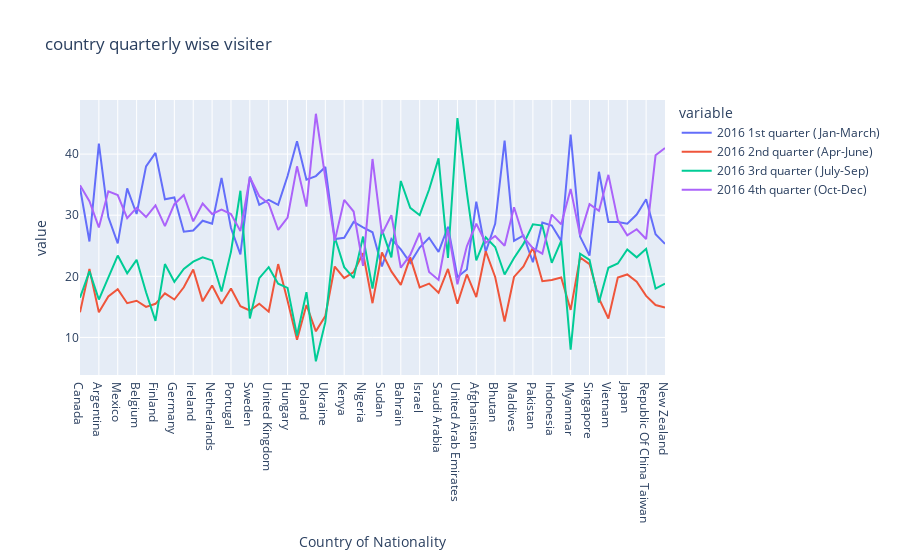

Notebook code cell kept with this figure:
### Code cell
cols = ['2016 1st quarter (Jan-March) ','2016 2nd quarter (Apr-June)', '2016 3rd quarter (July-Sep) ', '2016 4th quarter (Oct-Dec) ']
px.line(df, df.index, cols, title='country quarterly wise visiter')

### Figure 1 — Plotly figure (JSON) as saved in the notebook; plotly's stock layout.template omitted (floating-point values rounded to 4 significant figures)
{"data": [{"hovertemplate": "variable=2016 1st quarter (Jan-March) <br>Country of Nationality=%{x}<br>value=%{y}<extra></extra>", "legendgroup": "2016 1st quarter (Jan-March) ", "line": {"color": "#636efa", "dash": "solid"}, "marker": {"symbol": "circle"}, "mode": "lines", "name": "2016 1st quarter (Jan-March) ", "orientation": "v", "showlegend": true, "type": "scatter", "x": ["Canada", "United States Of America", "Argentina", "Brazil", "Mexico", "Austria", "Belgium", "Denmark", "Finland", "France", "Germany", "Greece", "Ireland", "Italy", "Netherlands", "Norway", "Portugal", "Spain", "Sweden", "Switzerland", "United Kingdom", "Czech Rep.", "Hungary", "Kazakhstan", "Poland", "Russian Federation", "Ukraine", "Egypt", "Kenya", "Mauritius", "Nigeria", "South Africa", "Sudan", "Tanzania", "Bahrain", "Iraq", "Israel", "Oman", "Saudi Arabia", "Turkey", "United Arab Emirates", "Yemen", "Afghanistan", "Bangladesh", "Bhutan", "Iran", "Maldives", "Nepal", "Pakistan", "Sri Lanka", "Indonesia", "Malaysia", "Myanmar", "Philippines", "Singapore", "Thailand", "Vietnam", "China", "Japan", "Korea (Republic Of ", "Republic Of China Taiwan", "Australia", "New Zealand"], "xaxis": "x", "y": [34.5, 25.7, 41.7, 29.7, 25.4, 34.4, 30.2, 38, 40.2, 32.6, 32.9, 27.3, 27.5, 29.1, 28.6, 36.1, 27.9, 23.6, 36.3, 31.7, 32.5, 31.7, 36.4, 42.1, 35.8, 36.4, 37.9, 26.1, 26.3, 28.9, 28, 27.2, 21.6, 26.1, 24.4, 22.2, 24.7, 26.3, 24, 28.1, 19.9, 21.1, 32.2, 24, 28.6, 42.2, 25.8, 26.7, 22.3, 28.8, 28.3, 25.8, 43.2, 26.5, 23.4, 37.1, 28.9, 28.9, 28.6, 30.1, 32.6, 26.9, 25.3], "yaxis": "y"}, {"hovertemplate": "variable=2016 2nd quarter (Apr-June)<br>Country of Nationality=%{x}<br>value=%{y}<extra></extra>", "legendgroup": "2016 2nd quarter (Apr-June)", "line": {"color": "#EF553B", "dash": "solid"}, "marker": {"symbol": "circle"}, "mode": "lines", "name": "2016 2nd quarter (Apr-June)", "orientation": "v", "showlegend": true, "type": "scatter", "x": ["Canada", "United States Of America", "Argentina", "Brazil", "Mexico", "Austria", "Belgium", "Denmark", "Finland", "France", "Germany", "Greece", "Ireland", "Italy", "Netherlands", "Norway", "Portugal", "Spain", "Sweden", "Switzerland", "United Kingdom", "Czech Rep.", "Hungary", "Kazakhstan", "Poland", "Russian Federation", "Ukraine", "Egypt", "Kenya", "Mauritius", "Nigeria", "South Africa", "Sudan", "Tanzania", "Bahrain", "Iraq", "Israel", "Oman", "Saudi Arabia", "Turkey", "United Arab Emirates", "Yemen", "Afghanistan", "Bangladesh", "Bhutan", "Iran", "Maldives", "Nepal", "Pakistan", "Sri Lanka", "Indonesia", "Malaysia", "Myanmar", "Philippines", "Singapore", "Thailand", "Vietnam", "China", "Japan", "Korea (Republic Of ", "Republic Of China Taiwan", "Australia", "New Zealand"], "xaxis": "x", "y": [14.1, 21.2, 14.1, 16.7, 17.9, 15.6, 16, 15, 15.5, 17.2, 16.2, 18.2, 21.1, 15.9, 18.5, 15.5, 18, 15.1, 14.4, 15.5, 14.2, 22, 16, 9.6, 15.3, 11, 13.5, 21.6, 19.7, 20.7, 23.8, 15.6, 23.9, 20.8, 18.6, 23.1, 18.2, 18.8, 17.3, 21.2, 15.5, 20.3, 16.6, 24.1, 19.9, 12.6, 19.9, 21.6, 24.7, 19.2, 19.4, 19.8, 14.5, 23.1, 22, 16.4, 13.1, 19.8, 20.3, 19.1, 16.8, 15.3, 14.9], "yaxis": "y"}, {"hovertemplate": "variable=2016 3rd quarter (July-Sep) <br>Country of Nationality=%{x}<br>value=%{y}<extra></extra>", "legendgroup": "2016 3rd quarter (July-Sep) ", "line": {"color": "#00cc96", "dash": "solid"}, "marker": {"symbol": "circle"}, "mode": "lines", "name": "2016 3rd quarter (July-Sep) ", "orientation": "v", "showlegend": true, "type": "scatter", "x": ["Canada", "United States Of America", "Argentina", "Brazil", "Mexico", "Austria", "Belgium", "Denmark", "Finland", "France", "Germany", "Greece", "Ireland", "Italy", "Netherlands", "Norway", "Portugal", "Spain", "Sweden", "Switzerland", "United Kingdom", "Czech Rep.", "Hungary", "Kazakhstan", "Poland", "Russian Federation", "Ukraine", "Egypt", "Kenya", "Mauritius", "Nigeria", "South Africa", "Sudan", "Tanzania", "Bahrain", "Iraq", "Israel", "Oman", "Saudi Arabia", "Turkey", "United Arab Emirates", "Yemen", "Afghanistan", "Bangladesh", "Bhutan", "Iran", "Maldives", "Nepal", "Pakistan", "Sri Lanka", "Indonesia", "Malaysia", "Myanmar", "Philippines", "Singapore", "Thailand", "Vietnam", "China", "Japan", "Korea (Republic Of ", "Republic Of China Taiwan", "Australia", "New Zealand"], "xaxis": "x", "y": [16.5, 20.8, 16.2, 19.7, 23.4, 20.5, 22.7, 17.4, 12.7, 22, 19.1, 21.2, 22.4, 23.1, 22.6, 17.5, 24, 34, 13.1, 19.7, 21.5, 18.8, 18.1, 10.3, 17.4, 6.1, 12.5, 26.4, 21.5, 19.7, 26.5, 18, 27.6, 23.1, 35.6, 31.2, 30, 34.2, 39.3, 23, 45.9, 33.7, 22.6, 26.4, 24.8, 20.3, 23, 25.3, 28.5, 28.3, 22.2, 25.8, 8, 23.7, 22.7, 15.7, 21.4, 22.1, 24.4, 23.1, 24.5, 18, 18.8], "yaxis": "y"}, {"hovertemplate": "variable=2016 4th quarter (Oct-Dec) <br>Country of Nationality=%{x}<br>value=%{y}<extra></extra>", "legendgroup": "2016 4th quarter (Oct-Dec) ", "line": {"color": "#ab63fa", "dash": "solid"}, "marker": {"symbol": "circle"}, "mode": "lines", "name": "2016 4th quarter (Oct-Dec) ", "orientation": "v", "showlegend": true, "type": "scatter", "x": ["Canada", "United States Of America", "Argentina", "Brazil", "Mexico", "Austria", "Belgium", "Denmark", "Finland", "France", "Germany", "Greece", "Ireland", "Italy", "Netherlands", "Norway", "Portugal", "Spain", "Sweden", "Switzerland", "United Kingdom", "Czech Rep.", "Hungary", "Kazakhstan", "Poland", "Russian Federation", "Ukraine", "Egypt", "Kenya", "Mauritius", "Nigeria", "South Africa", "Sudan", "Tanzania", "Bahrain", "Iraq", "Israel", "Oman", "Saudi Arabia", "Turkey", "United Arab Emirates", "Yemen", "Afghanistan", "Bangladesh", "Bhutan", "Iran", "Maldives", "Nepal", "Pakistan", "Sri Lanka", "Indonesia", "Malaysia", "Myanmar", "Philippines", "Singapore", "Thailand", "Vietnam", "China", "Japan", "Korea (Republic Of ", "Republic Of China Taiwan", "Australia", "New Zealand"], "xaxis": "x", "y": [34.9, 32.3, 28, 33.9, 33.3, 29.5, 31.2, 29.7, 31.6, 28.2, 31.8, 33.3, 29, 31.9, 30.2, 30.9, 30.2, 27.4, 36.2, 33.1, 31.9, 27.6, 29.6, 38, 31.4, 46.6, 36.1, 25.8, 32.5, 30.6, 21.7, 39.2, 26.9, 30, 21.4, 23.5, 27.1, 20.7, 19.4, 27.7, 18.7, 24.9, 28.6, 25.5, 26.6, 25, 31.3, 26.4, 24.6, 23.7, 30.1, 28.5, 34.3, 26.7, 31.8, 30.7, 36.6, 29.2, 26.7, 27.7, 26.1, 39.8, 41], "yaxis": "y"}], "layout": {"legend": {"title": {"text": "variable"}, "tracegroupgap": 0}, "title": {"text": "country quarterly wise visiter"}, "xaxis": {"anchor": "y", "domain": [0, 1], "title": {"text": "Country of Nationality"}}, "yaxis": {"anchor": "x", "domain": [0, 1], "title": {"text": "value"}}}}
